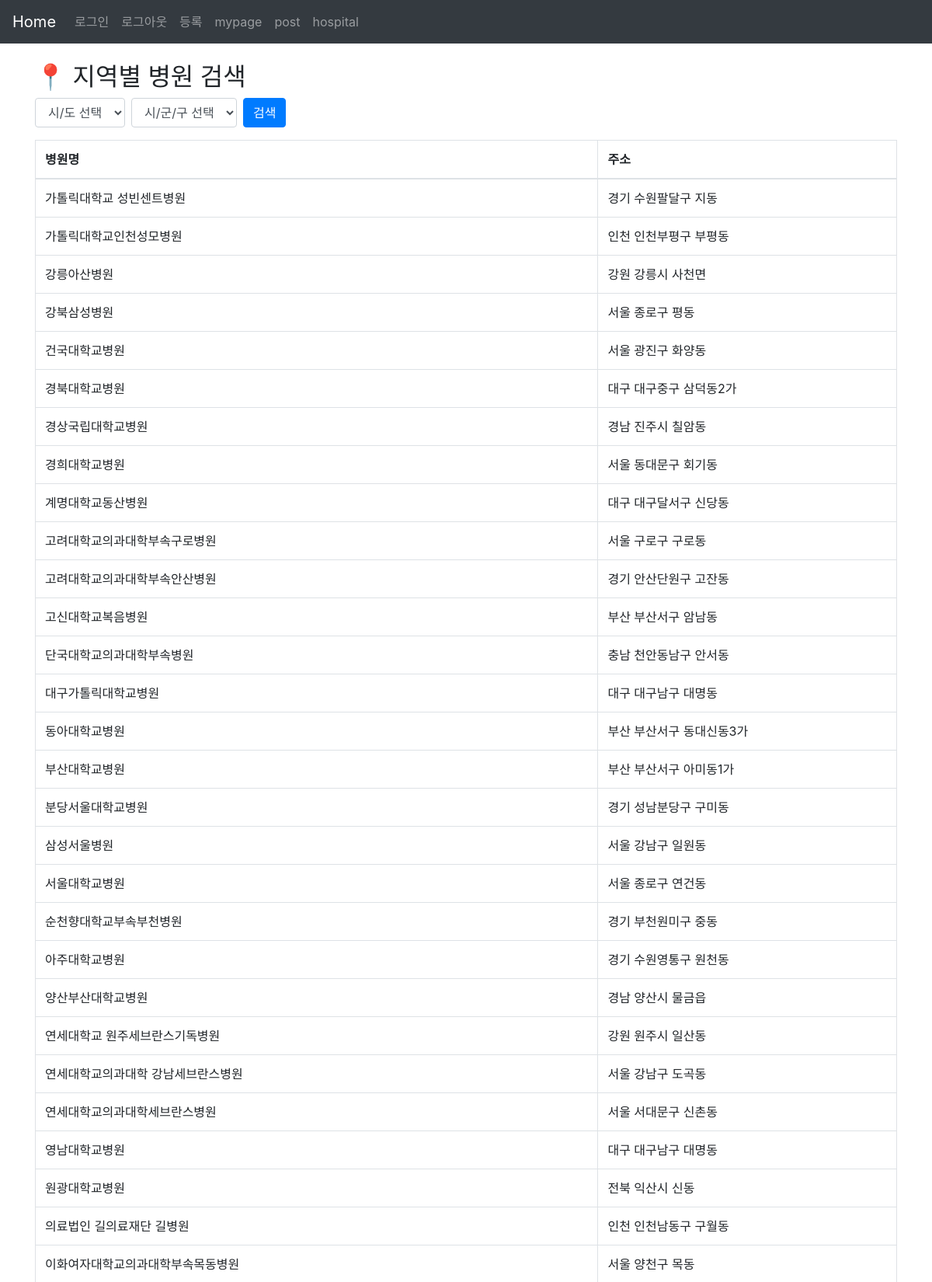
/hospital/ (upper part), run on the app's committed database.
### hospital/models.py (models this page shows, shortened)
class Hospital(models.Model):
    name = models.CharField(max_length=100)
    city = models.CharField(max_length=50)      # 시/도
    district = models.CharField(max_length=50)  # 시/군/구
    address = models.CharField(max_length=200)
    phone = models.CharField(max_length=20)

### hospital/views.py (the view)
# urls.py: path('', views.hospital_list, name='hospital'),
def hospital_list(request):
    city = request.GET.get('city')
    district = request.GET.get('district')
    hospitals = Hospital.objects.all()
    if city:
        hospitals = hospitals.filter(city=city)
    if district:
        hospitals = hospitals.filter(district=district)
    cities = Hospital.objects.values_list('city', flat=True).distinct()
    return render(request, 'hospital/hospital_list.html', {
        'hospitals': hospitals,
        'cities': cities,
        'selected_city': city,
        'selected_district': district
    })

### hospital/templates/hospital/hospital_list.html (shortened to what this page needs)
{% extends 'base.html' %}
{% load static %}
{% block explain_contents %}
<div class="container mt-4">
  <h2>📍 지역별 병원 검색</h2>
  <form method="get" class="form-inline mb-3">
    <select name="city" id="city-select" class="form-control mr-2">
      <option value="">시/도 선택</option>
    </select>
    <select name="district" id="district-select" class="form-control mr-2">
      <option value="">시/군/구 선택</option>
    </select>
    <button type="submit" class="btn btn-primary">검색</button>
  </form>
  <table class="table table-bordered">
    <thead>
      <tr>
        <th>병원명</th>
        <th>주소</th>
      </tr>
    </thead>
    <tbody>
      {% for h in hospitals %}
        <tr>
          <td>{{ h.name }}</td>
          <td>{{ h.address }}</td>
        </tr>
      {% empty %}
        <tr><td colspan="2">검색 결과가 없습니다.</td></tr>
      {% endfor %}
    </tbody>
  </table>
</div>
{% endblock explain_contents %}

### data on the page
Hospital: name "가톨릭대학교 성빈센트병원", address "경기 수원팔달구 지동"
Hospital: name "가톨릭대학교인천성모병원", address "인천 인천부평구 부평동"
Hospital: name "강릉아산병원", address "강원 강릉시 사천면"
Hospital: name "강북삼성병원", address "서울 종로구 평동"
Hospital: name "건국대학교병원", address "서울 광진구 화양동"
Hospital: name "경북대학교병원", address "대구 대구중구 삼덕동2가"
Hospital: name "경상국립대학교병원", address "경남 진주시 칠암동"
Hospital: name "경희대학교병원", address "서울 동대문구 회기동"
Hospital: name "계명대학교동산병원", address "대구 대구달서구 신당동"
Hospital: name "고려대학교의과대학부속구로병원", address "서울 구로구 구로동"
Hospital: name "고려대학교의과대학부속안산병원", address "경기 안산단원구 고잔동"
Hospital: name "고신대학교복음병원", address "부산 부산서구 암남동"
Hospital: name "단국대학교의과대학부속병원", address "충남 천안동남구 안서동"
Hospital: name "대구가톨릭대학교병원", address "대구 대구남구 대명동"
Hospital: name "동아대학교병원", address "부산 부산서구 동대신동3가"
Hospital: name "부산대학교병원", address "부산 부산서구 아미동1가"
Hospital: name "분당서울대학교병원", address "경기 성남분당구 구미동"
Hospital: name "삼성서울병원", address "서울 강남구 일원동"
Hospital: name "서울대학교병원", address "서울 종로구 연건동"
Hospital: name "순천향대학교부속부천병원", address "경기 부천원미구 중동"
Hospital: name "아주대학교병원", address "경기 수원영통구 원천동"
Hospital: name "양산부산대학교병원", address "경남 양산시 물금읍"
Hospital: name "연세대학교 원주세브란스기독병원", address "강원 원주시 일산동"
Hospital: name "연세대학교의과대학 강남세브란스병원", address "서울 강남구 도곡동"
Hospital: name "연세대학교의과대학세브란스병원", address "서울 서대문구 신촌동"
Hospital: name "영남대학교병원", address "대구 대구남구 대명동"
Hospital: name "원광대학교병원", address "전북 익산시 신동"
Hospital: name "의료법인 길의료재단 길병원", address "인천 인천남동구 구월동"
Hospital: name "이화여자대학교의과대학부속목동병원", address "서울 양천구 목동"
